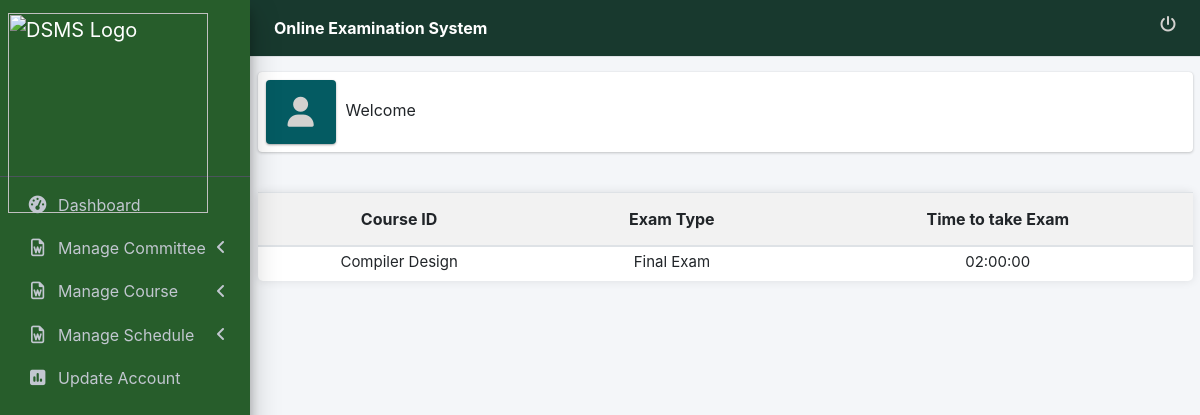
/AC/index.php, run on the app's committed database.
### tables this page shows
CREATE TABLE `exam_bank` (
  `EXAM_ID` int(11) NOT NULL,
  `TEACHER_ID` int(11) DEFAULT NULL,
  `COURSE_ID` varchar(50) DEFAULT NULL,
  `COURSE_NAME` varchar(255) DEFAULT NULL,
  `EXAM_TYPE` enum('Mid Exam','Final Exam') DEFAULT NULL,
  `EXAM_TIME` time DEFAULT NULL,
  `REQUEST_EVALUATION` enum('asked','accepted','rejected') DEFAULT NULL,
  `COMMENT` varchar(255) DEFAULT NULL,
  `STATUS` enum('not taken','taken') DEFAULT 'not taken',
  `TIME_SET` enum('not set','set') DEFAULT 'not set'
);

### AC/index.php (the view, shortened to what this page needs)
<?php
if($_SESSION['login']==='none'){
	echo "<script>window.open('../index.php?not_loggined=Please login!','_self')</script>";
}
else {
	?>
<html lang="en">
<head>
</head>
   <body class="hold-transition sidebar-mini layout-fixed">
      <div class="wrapper">
         <?php
           require("ac_nav.php");
         ?>
         <div class="content-wrapper">
         <br><br><br>
            <div class="container">
            <section class="content">
                        <br<br>
                  <div class="info-box">
                     <span class="info-box-icon bg2 elevation-1"><i class="fas fa-user" style="color: rgb(211, 209, 207);"></i></span>
                        <div class="info-box-content">
                           <span class="info-box-text">Welcome</span>
                        </div>
                 </div>
                 <br>
               <table class="table" id="table" style="display: none;">
                  <thead>
                     <tr>
                     <th>Course ID</th>
                     <th>Exam Type</th>
                     <th>Time to take Exam</th>
                     </tr>
                  </thead>
                  <?php
                        $db = Database::getInstance();
                        $con = $db->getConnection();
                        $q= "SELECT * FROM exam_bank where REQUEST_EVALUATION='accepted' and STATUS='not taken' ";
                        $result = mysqli_query($con, $q);
                        if (!$result) {
                            echo "Error: " . mysqli_error($con);
                        } else {
                            while ($row = mysqli_fetch_array($result)) {
                                $c_name= $row['COURSE_NAME'];
                                $e_type = $row['EXAM_TYPE'];
                                $e_time = $row['EXAM_TIME'];
                    ?>
                  <tbody>
                     <tr>
                     <td><?php echo $c_name ?></td>
                     <td><?php echo $e_type ?></td>
                     <td><?php echo $e_time ?></td>
                     </tr>
                  </tbody>
                  <?php
                            }
                        }
                    ?>
               </table>
            </section>
         </div>
        </div>
      </div>
   </body>
</html>
<?php } ?>

### AC/ac_nav.php (shortened to what this page needs)
<!DOCTYPE html>
<html lang="en">
   <head>
      <link rel="stylesheet" href="bootstrap-4.6.1-dist/css/bootstrap.css" >
      <link rel="stylesheet" href="../bootstrap-4.6.1-dist/asset/fontawesome/css/all.min.css">
      <link rel="stylesheet" href="../bootstrap-4.6.1-dist/asset/css/adminlte.min.css">
      <link rel="stylesheet" href="../bootstrap-4.6.1-dist/asset/css/style.css">
      <link rel="stylesheet" href="../style.css">
   </head>
   <body class="hold-transition sidebar-mini layout-fixed">
   <nav class="main-header navbar navbar-expand navbar-white navbar-light fixed-top" style="background-color: rgba(24,57,46);">
            <ul class="navbar-nav">
            <li class="nav-item">
                  <a class="nav-link"  href="#"  style="color:white;" ><label>Online Examination System
                      </label>
                  </a>
               </li>
            </ul>
            <ul class="navbar-nav ml-auto">
               <li class="nav-item">
                  <a class="nav-link"  href="#"  style="color:white;" >
                  </a>
               </li>
               <li class="nav-item">
                  <a class="nav-link" href="../logout.php">
                  <i class="fas fa-power-off" style="color: rgb(211, 209, 207);" title="Logout"></i>
                  </a>
               </li>
            </ul>
         </nav>
         <aside class="main-sidebar sidebar-dark-primary elevation-4" style="background-color: rgba(39,93,43);">
            <a href="index.php" class="brand-link animated swing">
            <img src="../bootstrap-4.6.1-dist/asset/img/logo.png" alt="DSMS Logo" width="200" style="margin-bottom: -50px;">
            </a>
            <div class="sidebar">
               <nav class="mt-2">
                  <ul class="nav nav-pills nav-sidebar flex-column" data-widget="treeview" role="menu" data-accordion="false">
                     <li class="nav-item">
                        <a href="index.php" class="nav-link">
                           <i class="nav-icon fa fa-tachometer-alt"></i>
                           <p>
                              Dashboard
                           </p>
                        </a>
                     </li>
                     <li class="nav-item">
                        <a href="#" class="nav-link">
                           <i class="nav-icon far fa-file-word"></i>
                           <p>
                           Manage Committee
                           </p>
                           <i class="right fas fa-angle-left"></i>
                        </a>
                     </li>
                     <li class="nav-item">
                        <a href="#" class="nav-link">
                           <i class="nav-icon far fa-file-word"></i>
                           <p>
                           Manage Course
                           </p>
                           <i class="right fas fa-angle-left"></i>
                        </a>
                     </li>
                     <li class="nav-item">
                        <a href="#" class="nav-link">
                           <i class="nav-icon far fa-file-word"></i>
                           <p>
                           Manage Schedule
                           </p>
                           <i class="right fas fa-angle-left"></i>
                        </a>
                     </li>
                     <li class="nav-item">
                        <a href="update_acc.php" class="nav-link">
                           <i class="nav-icon fa fa-poll"></i>
                           <p>
                           Update Account
                           </p>
                        </a>
                     </li>
                  </ul>
               </nav>
            </div>
         </aside>
   </body>
</html>

### style.css (style rules this page uses)
.table { background-color: #fff; border-radius: 5px; box-shadow: 0 0 10px rgba(0, 0, 0, 0.1); width: 100%; }
th, td { border: none; padding: 10px; text-align: center !important; }
td { height: 35px; font-size: 15px !important; }
th { background-color: #f2f2f2; font-weight: bold; }

### AC/ac_nav.php (style rules this page uses)
th { padding: 1rem !important; }
table tr td { padding: 0.3rem !important; font-size: 13px; }
.bg2 { background-color: rgb(4,91,98); }

### data on the page
exam_bank: COURSE_NAME "Compiler Design", EXAM_TYPE "Final Exam", EXAM_TIME "02:00:00"
